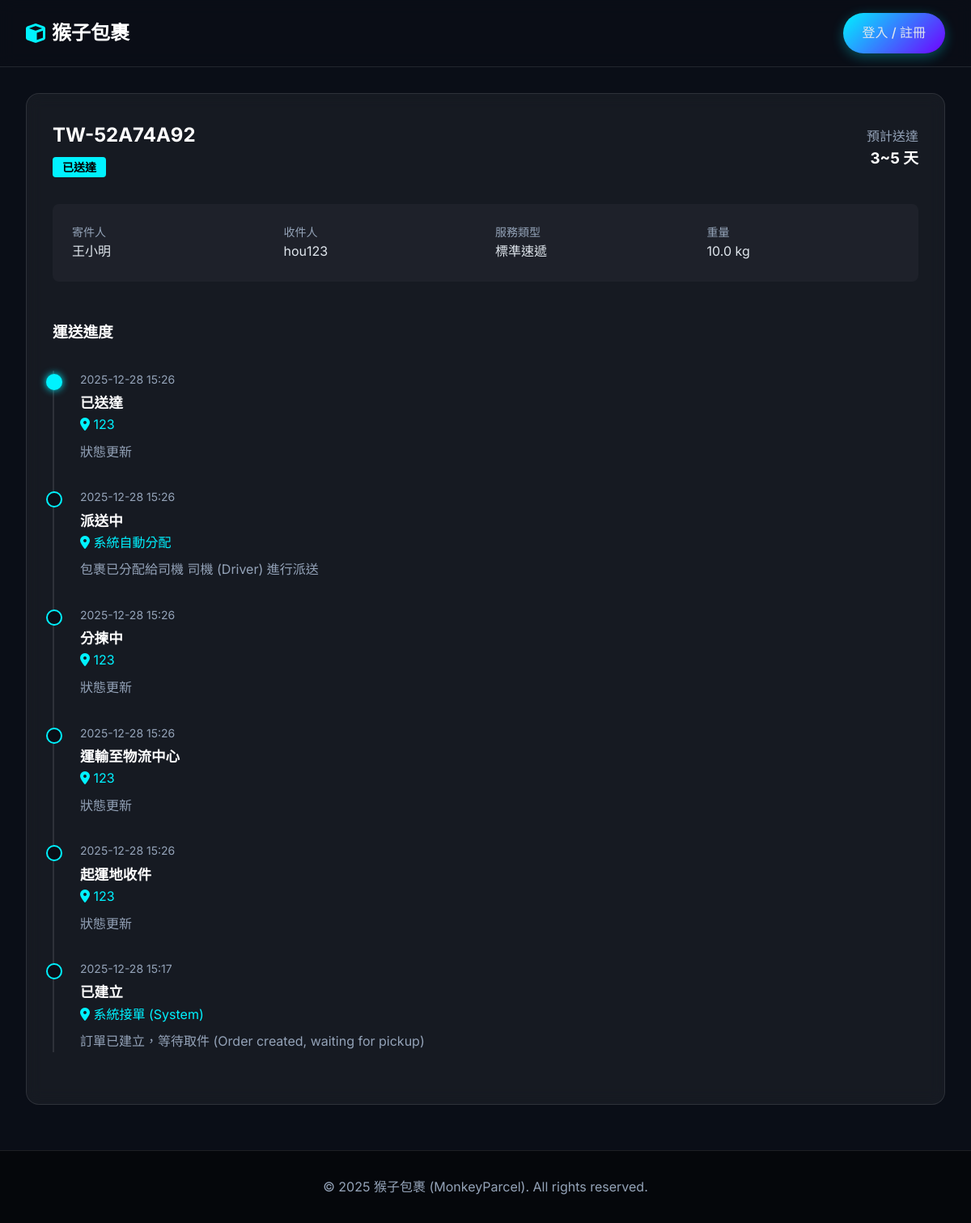
Screenshot of /track/TW-52A74A92 with the database file from the repository.
### app/models.py (models this page shows, shortened)
class Package(Base):
    __tablename__ = 'packages'
    id: Mapped[int] = mapped_column(primary_key=True)
    tracking_number: Mapped[str] = mapped_column(String(20), unique=True, nullable=False) # 物流單號
    sender_id: Mapped[int] = mapped_column(ForeignKey('customers.id'), nullable=False)
    recipient_name: Mapped[str] = mapped_column(String(100), nullable=False)
    recipient_address: Mapped[str] = mapped_column(String(200), nullable=False)
    recipient_phone: Mapped[str] = mapped_column(String(20), nullable=False)
    weight: Mapped[float] = mapped_column(Float, nullable=False) # 重量 (kg)
    width: Mapped[float] = mapped_column(Float, nullable=False)  # 寬 (cm)
    height: Mapped[float] = mapped_column(Float, nullable=False) # 高 (cm)
    length: Mapped[float] = mapped_column(Float, nullable=False) # 長 (cm)
    declared_value: Mapped[float] = mapped_column(Float, default=0.0) # 報值金額 (保險用)
    content_description: Mapped[str] = mapped_column(String(255), nullable=True) # 內容物描述
    package_type: Mapped[PackageType] = mapped_column(Enum(PackageType), default=PackageType.SMALL_BOX)
    delivery_speed: Mapped[DeliverySpeed] = mapped_column(Enum(DeliverySpeed), default=DeliverySpeed.STANDARD)
    status: Mapped[PackageStatus] = mapped_column(Enum(PackageStatus), default=PackageStatus.CREATED)
    is_hazardous: Mapped[bool] = mapped_column(Boolean, default=False)   # 易燃物/危險品
    is_fragile: Mapped[bool] = mapped_column(Boolean, default=False)     # 易碎品
    is_international: Mapped[bool] = mapped_column(Boolean, default=False) # 國際件
    created_at: Mapped[datetime] = mapped_column(DateTime, default=datetime.now) # 寄件時間
    estimated_delivery: Mapped[datetime] = mapped_column(DateTime, nullable=True) # 預計抵達時間
    shipping_cost: Mapped[float] = mapped_column(Float, default=0.0) # 運費金額
    sender: Mapped["Customer"] = relationship("Customer", back_populates="packages", foreign_keys=[sender_id])
    tracking_events: Mapped[List["TrackingEvent"]] = relationship("TrackingEvent", back_populates="package", cascade="all, delete-orphan")
    assigned_driver_id: Mapped[Optional[int]] = mapped_column(ForeignKey('users.id'), nullable=True)
    assigned_driver: Mapped[Optional["User"]] = relationship("User", foreign_keys=[assigned_driver_id])
    @property
    def status_label(self):
        return PACKAGE_STATUS_LABELS.get(self.status, self.status.value)
    @property
    def delivery_speed_label(self):
        labels = {
            DeliverySpeed.OVERNIGHT: "隔夜達",
            DeliverySpeed.TWO_DAY: "兩日達",
            DeliverySpeed.STANDARD: "標準速遞",
            DeliverySpeed.ECONOMY: "經濟速遞"
        }
        return labels.get(self.delivery_speed, self.delivery_speed.value)

class User(Base):
    __tablename__ = 'users'
    id: Mapped[int] = mapped_column(primary_key=True)
    username: Mapped[str] = mapped_column(String(50), unique=True, nullable=False)
    password_hash: Mapped[str] = mapped_column(String(128), nullable=False)
    full_name: Mapped[str] = mapped_column(String(100), nullable=False)
    email: Mapped[str] = mapped_column(String(120), unique=True, nullable=False)
    phone: Mapped[str] = mapped_column(String(20), nullable=False)
    address: Mapped[str] = mapped_column(String(200), nullable=True)
    role: Mapped[UserRole] = mapped_column(Enum(UserRole), default=UserRole.CUSTOMER)
    type: Mapped[str] = mapped_column(String(50))
    __mapper_args__ = {
        'polymorphic_identity': 'user',
        'polymorphic_on': type
    }

class TrackingEvent(Base):
    __tablename__ = 'tracking_events'
    id: Mapped[int] = mapped_column(primary_key=True)
    package_id: Mapped[int] = mapped_column(ForeignKey('packages.id'), nullable=False)
    timestamp: Mapped[datetime] = mapped_column(DateTime, default=datetime.now) # 掃描時間
    location: Mapped[str] = mapped_column(String(100), nullable=False) # 掃描地點 (例如：台北分揀中心)
    status: Mapped[PackageStatus] = mapped_column(Enum(PackageStatus), nullable=False) # 當時狀態
    description: Mapped[str] = mapped_column(String(255), nullable=False) # 詳細描述 (例如：包裹已抵達...)
    handled_by_id: Mapped[Optional[int]] = mapped_column(ForeignKey('users.id'), nullable=True)
    package: Mapped["Package"] = relationship("Package", back_populates="tracking_events")
    @property
    def status_label(self):
        return PACKAGE_STATUS_LABELS.get(self.status, self.status.value)

### app/routes.py (the view)
@main.route('/track/<tracking_number>')
def tracking_result(tracking_number):
    package = services.get_package_by_tracking(tracking_number)
    if not package:
        flash('找不到該追蹤號碼 (Tracking number not found)', 'error')
        return redirect(url_for('main.index'))
    return render_template('tracking_result.html', package=package)

### app/services.py (called while the page is built)
def get_package_by_tracking(tracking_number):
    return db.session.execute(
        db.select(models.Package).filter_by(tracking_number=tracking_number)
    ).scalar_one_or_none()

### app/templates/tracking_result.html (shortened to what this page needs)
{% extends "base.html" %}
{% block content %}
<div class="container">
    <div class="card">
        <div
            style="display: flex; justify-content: space-between; align-items: center; margin-bottom: 2rem; flex-wrap: wrap; gap: 1rem;">
            <div>
                <h2 style="margin-bottom: 0.5rem;">{{ package.tracking_number }}</h2>
                <span
                    style="padding: 0.25rem 0.75rem; background: var(--primary-color); color: #000; border-radius: 4px; font-weight: 600; font-size: 0.875rem;">
                    {{ package.status_label }}
                </span>
            </div>
            <div style="text-align: right; display: flex; flex-direction: column; align-items: flex-end; gap: 0.5rem;">
                <div>
                    <p style="color: var(--text-muted); margin-bottom: 0;">預計送達</p>
                    {% if package.estimated_delivery %}
                    <h3 style="margin-bottom: 0;">{{ package.estimated_delivery.strftime('%Y-%m-%d') }}</h3>
                    {% else %}
                    <h3 style="margin-bottom: 0;">
                        {% if package.delivery_speed.name == 'OVERNIGHT' %}1 天
                        {% elif package.delivery_speed.name == 'TWO_DAY' %}2 天
                        {% elif package.delivery_speed.name == 'STANDARD' %}3~5 天
                        {% elif package.delivery_speed.name == 'ECONOMY' %}5~7 天
                        {% else %}計算中...
                        {% endif %}
                    </h3>
                    {% endif %}
                </div>
            </div>
        </div>
        <div
            style="display: grid; grid-template-columns: repeat(auto-fit, minmax(200px, 1fr)); gap: 1.5rem; margin-bottom: 3rem; padding: 1.5rem; background: rgba(255,255,255,0.03); border-radius: 8px;">
            <div>
                <p style="color: var(--text-muted); font-size: 0.875rem;">寄件人</p>
                <p>{{ package.sender.full_name }}</p>
            </div>
            <div>
                <p style="color: var(--text-muted); font-size: 0.875rem;">收件人</p>
                <p>{{ package.recipient_name }}</p>
            </div>
            <div>
                <p style="color: var(--text-muted); font-size: 0.875rem;">服務類型</p>
                <p>{{ package.delivery_speed_label }}</p>
            </div>
            <div>
                <p style="color: var(--text-muted); font-size: 0.875rem;">重量</p>
                <p>{{ package.weight }} kg</p>
            </div>
        </div>
        <h3>運送進度</h3>
        <div class="timeline" style="margin-top: 2rem;">
            {% for event in package.tracking_events|sort(attribute='timestamp', reverse=True) %}
            <div class="timeline-item {% if loop.first %}active{% endif %}">
                <div class="timeline-date">{{ event.timestamp.strftime('%Y-%m-%d %H:%M') }}</div>
                <div class="timeline-status">{{ event.status_label }}</div>
                <div class="timeline-location"><i class="fas fa-map-marker-alt"></i> {{ event.location }}</div>
                <p style="color: var(--text-muted); margin-top: 0.5rem;">{{ event.description }}</p>
            </div>
            {% endfor %}
        </div>
    </div>
</div>
{% endblock %}

### app/static/css/style.css (style rules this page uses)
:root { --primary-color: #00f2ff; --primary-dark: #00c8d4; --secondary-color: #7000ff; --bg-color: #0a0e17; --card-bg: rgba(255, 255, 255, 0.05); --text-color: #e0e6ed; --text-muted: #94a3b8; --border-color: rgba(255, 255, 255, 0.1); --success-color: #00ff9d; --error-color: #ff4d4d; --gradient-main: linear-gradient(135deg, #00f2ff 0%, #7000ff 100%); }
* { box-sizing: border-box; margin: 0; padding: 0; }
body { font-family: 'Inter', 'Noto Sans TC', sans-serif; background-color: var(--bg-color); color: var(--text-color); line-height: 1.6; min-height: 100vh; display: flex; flex-direction: column; }
h1, h2, h3, h4, h5, h6 { font-weight: 700; margin-bottom: 1rem; color: #fff; }
.container { max-width: 1200px; margin: 0 auto; padding: 0 2rem; }
.card { background: var(--card-bg); border: 1px solid var(--border-color); border-radius: 16px; padding: 2rem; backdrop-filter: blur(10px); margin-bottom: 1.5rem; }
.timeline { position: relative; padding-left: 2rem; border-left: 2px solid var(--border-color); }
.timeline-item { position: relative; margin-bottom: 2rem; }
.timeline-item::before { content: ''; position: absolute; left: -2.6rem; top: 0.25rem; width: 1rem; height: 1rem; background: var(--bg-color); border: 2px solid var(--primary-color); border-radius: 50%; }
.timeline-item.active::before { background: var(--primary-color); box-shadow: 0 0 10px var(--primary-color); }
.timeline-date { font-size: 0.875rem; color: var(--text-muted); margin-bottom: 0.25rem; }
.timeline-status { font-weight: 700; font-size: 1.1rem; color: #fff; }
.timeline-location { color: var(--primary-color); }
.card, .hero, .timeline-item { animation: fadeIn 0.5s ease-out forwards; }

### rows the page displays
Package: tracking_number "TW-52A74A92", status_label "已送達", recipient_name "hou123", delivery_speed_label "標準速遞", weight "10.0"
User: sender.full_name "王小明"
TrackingEvent: timestamp "2025-12-28 15:26", status_label "已送達", location "123", description "狀態更新"
TrackingEvent: timestamp "2025-12-28 15:26", status_label "派送中", location "系統自動分配", description "包裹已分配給司機 司機 (Driver) 進行派送"
TrackingEvent: timestamp "2025-12-28 15:26", status_label "分揀中", location "123", description "狀態更新"
TrackingEvent: timestamp "2025-12-28 15:26", status_label "運輸至物流中心", location "123", description "狀態更新"
TrackingEvent: timestamp "2025-12-28 15:26", status_label "起運地收件", location "123", description "狀態更新"
TrackingEvent: timestamp "2025-12-28 15:17", status_label "已建立", location "系統接單 (System)", description "訂單已建立，等待取件 (Order created, waiting for pickup)"
